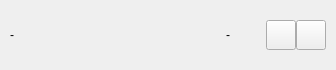
<?xml version="1.0" encoding="UTF-8"?>
<ui version="4.0">
 <class>AFQTvBroadItem</class>
 <widget class="QFrame" name="AFQTvBroadItem">
  <property name="geometry">
   <rect>
    <x>0</x>
    <y>0</y>
    <width>336</width>
    <height>70</height>
   </rect>
  </property>
  <property name="minimumSize">
   <size>
    <width>336</width>
    <height>70</height>
   </size>
  </property>
  <property name="maximumSize">
   <size>
    <width>336</width>
    <height>70</height>
   </size>
  </property>
  <property name="windowTitle">
   <string>Form</string>
  </property>
  <property name="styleSheet">
   <string notr="true"/>
  </property>
  <layout class="QHBoxLayout" name="horizontalLayout_2">
   <property name="spacing">
    <number>0</number>
   </property>
   <property name="leftMargin">
    <number>0</number>
   </property>
   <property name="topMargin">
    <number>0</number>
   </property>
   <property name="rightMargin">
    <number>0</number>
   </property>
   <property name="bottomMargin">
    <number>0</number>
   </property>
   <item>
    <widget class="QFrame" name="frameBroadItem">
     <property name="frameShape">
      <enum>QFrame::NoFrame</enum>
     </property>
     <property name="frameShadow">
      <enum>QFrame::Plain</enum>
     </property>
     <layout class="QHBoxLayout" name="layoutFrameBroadItem">
      <property name="spacing">
       <number>0</number>
      </property>
      <property name="leftMargin">
       <number>0</number>
      </property>
      <property name="topMargin">
       <number>5</number>
      </property>
      <property name="rightMargin">
       <number>10</number>
      </property>
      <property name="bottomMargin">
       <number>5</number>
      </property>
      <item>
       <widget class="QFrame" name="frame">
        <property name="minimumSize">
         <size>
          <width>100</width>
          <height>0</height>
         </size>
        </property>
        <property name="maximumSize">
         <size>
          <width>100</width>
          <height>16777215</height>
         </size>
        </property>
        <property name="frameShape">
         <enum>QFrame::NoFrame</enum>
        </property>
        <property name="frameShadow">
         <enum>QFrame::Plain</enum>
        </property>
        <layout class="QVBoxLayout" name="verticalLayout_2">
         <property name="leftMargin">
          <number>10</number>
         </property>
         <property name="topMargin">
          <number>9</number>
         </property>
         <property name="rightMargin">
          <number>0</number>
         </property>
         <property name="bottomMargin">
          <number>9</number>
         </property>
         <item>
          <widget class="AFQElidedSlideLabel" name="label_Title">
           <property name="text">
            <string>-</string>
           </property>
          </widget>
         </item>
        </layout>
       </widget>
      </item>
      <item>
       <spacer name="horizontalSpacer_2">
        <property name="orientation">
         <enum>Qt::Horizontal</enum>
        </property>
        <property name="sizeHint" stdset="0">
         <size>
          <width>40</width>
          <height>20</height>
         </size>
        </property>
       </spacer>
      </item>
      <item>
       <widget class="QLabel" name="label_Status">
        <property name="minimumSize">
         <size>
          <width>60</width>
          <height>20</height>
         </size>
        </property>
        <property name="maximumSize">
         <size>
          <width>60</width>
          <height>20</height>
         </size>
        </property>
        <property name="text">
         <string>-</string>
        </property>
        <property name="alignment">
         <set>Qt::AlignCenter</set>
        </property>
       </widget>
      </item>
      <item>
       <spacer name="horizontalSpacer_3">
        <property name="orientation">
         <enum>Qt::Horizontal</enum>
        </property>
        <property name="sizeType">
         <enum>QSizePolicy::Fixed</enum>
        </property>
        <property name="sizeHint" stdset="0">
         <size>
          <width>8</width>
          <height>20</height>
         </size>
        </property>
       </spacer>
      </item>
      <item>
       <widget class="QPushButton" name="pushButton_Play">
        <property name="minimumSize">
         <size>
          <width>30</width>
          <height>30</height>
         </size>
        </property>
        <property name="maximumSize">
         <size>
          <width>30</width>
          <height>30</height>
         </size>
        </property>
        <property name="text">
         <string/>
        </property>
        <property name="iconSize">
         <size>
          <width>30</width>
          <height>30</height>
         </size>
        </property>
        <property name="checkable">
         <bool>true</bool>
        </property>
       </widget>
      </item>
      <item>
       <widget class="QPushButton" name="pushButton_Pause">
        <property name="minimumSize">
         <size>
          <width>30</width>
          <height>30</height>
         </size>
        </property>
        <property name="maximumSize">
         <size>
          <width>30</width>
          <height>30</height>
         </size>
        </property>
        <property name="text">
         <string/>
        </property>
        <property name="iconSize">
         <size>
          <width>30</width>
          <height>30</height>
         </size>
        </property>
       </widget>
      </item>
     </layout>
    </widget>
   </item>
  </layout>
 </widget>
 <customwidgets>
  <customwidget>
   <class>AFQElidedSlideLabel</class>
   <extends>QLabel</extends>
   <header>UIComponent/CElidedSlideLabel.h</header>
  </customwidget>
 </customwidgets>
 <resources/>
 <connections/>
</ui>
